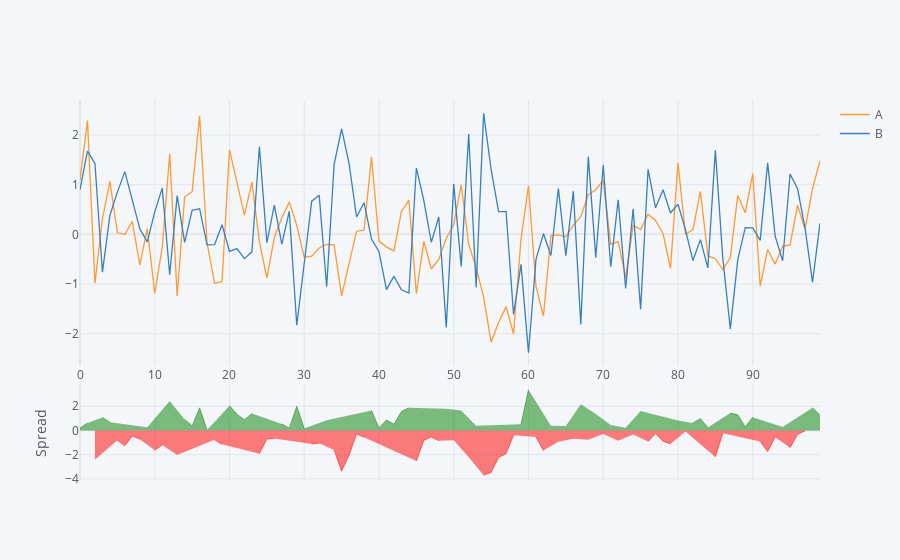

Notebook code for this chart:
### Code cell
df[['A','B']].iplot(kind = 'spread')
